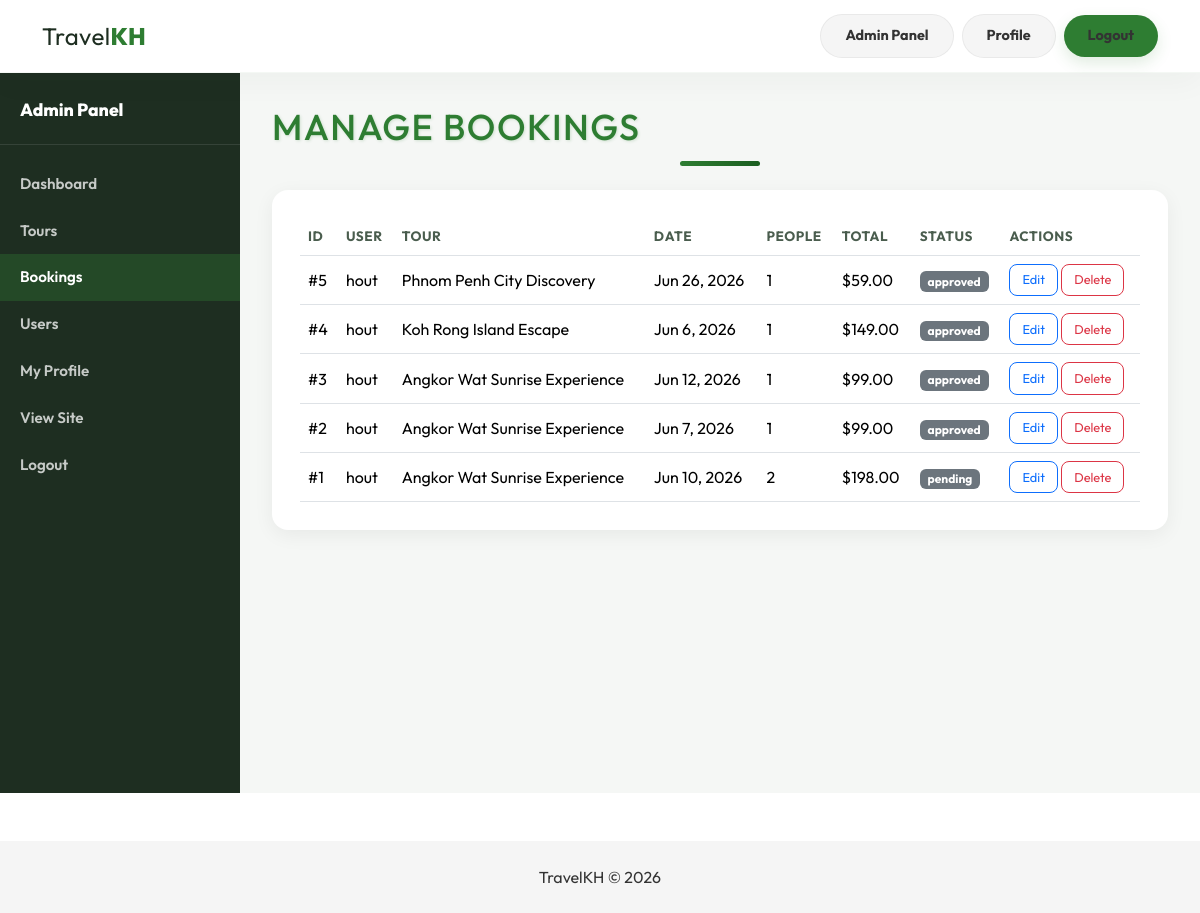
The app's page /admin/bookings.php (signed in) with its own data.
### tables this page shows
CREATE TABLE `bookings` (
  `booking_id` int NOT NULL AUTO_INCREMENT,
  `user_id` int NOT NULL,
  `tour_id` int NOT NULL,
  `booking_date` date DEFAULT NULL,
  `people` int DEFAULT '1',
  `total_price` decimal(10,2) DEFAULT NULL,
  `status` enum('pending','approved','rejected') DEFAULT 'pending',
  `stripe_token` varchar(255) DEFAULT NULL,
  `created_at` timestamp NULL DEFAULT CURRENT_TIMESTAMP,
  PRIMARY KEY (`booking_id`),
  KEY `user_id` (`user_id`),
  KEY `tour_id` (`tour_id`),
  CONSTRAINT `bookings_ibfk_1` FOREIGN KEY (`user_id`) REFERENCES `users` (`user_id`) ON DELETE CASCADE,
  CONSTRAINT `bookings_ibfk_2` FOREIGN KEY (`tour_id`) REFERENCES `tours` (`tour_id`) ON DELETE CASCADE
);

CREATE TABLE `users` (
  `user_id` int NOT NULL AUTO_INCREMENT,
  `username` varchar(50) NOT NULL,
  `full_name` varchar(100) DEFAULT NULL,
  `email` varchar(100) DEFAULT NULL,
  `phone` varchar(25) DEFAULT NULL,
  `profile_image` varchar(255) DEFAULT 'default_avatar.jpg',
  `nationality` varchar(50) DEFAULT NULL,
  `bio` text,
  `password` varchar(255) NOT NULL,
  `role` enum('admin','user') DEFAULT 'user',
  `status` enum('active','inactive') DEFAULT 'active',
  `created_at` timestamp NULL DEFAULT CURRENT_TIMESTAMP,
  PRIMARY KEY (`user_id`),
  UNIQUE KEY `username` (`username`)
);

CREATE TABLE `tours` (
  `tour_id` int NOT NULL AUTO_INCREMENT,
  `title` varchar(255) NOT NULL,
  `location` varchar(100) DEFAULT 'Cambodia',
  `price` decimal(10,2) NOT NULL,
  `duration` varchar(100) DEFAULT NULL,
  `image` varchar(255) DEFAULT NULL,
  `short_description` text,
  `full_description` longtext,
  `status` enum('active','inactive') DEFAULT 'active',
  `created_at` timestamp NULL DEFAULT CURRENT_TIMESTAMP,
  PRIMARY KEY (`tour_id`)
);

### admin/bookings.php (the view, shortened to what this page needs)
<?php
require_once __DIR__ . '/../includes/config.php';
$bookings = $conn->query("
    SELECT b.*, u.username, t.title AS tour_title
    FROM bookings b
    JOIN users u ON b.user_id = u.user_id
    JOIN tours t ON b.tour_id = t.tour_id
    ORDER BY b.booking_id DESC
");
include __DIR__ . '/../includes/header.php';
include __DIR__ . '/../includes/navbar.php';
include __DIR__ . '/../includes/admin_sidebar.php';
?>
<h2 class="mb-4">Manage Bookings</h2>
<div class="crud-card">
  <div class="table-responsive">
    <table class="table crud-table align-middle mb-0">
      <thead>
        <tr><th>ID</th><th>User</th><th>Tour</th><th>Date</th><th>People</th><th>Total</th><th>Status</th><th>Actions</th></tr>
      </thead>
      <tbody>
        <?php while ($b = $bookings->fetch_assoc()): ?>
        <tr>
          <td>#<?php echo (int) $b['booking_id']; ?></td>
          <td><?php echo htmlspecialchars($b['username']); ?></td>
          <td><?php echo htmlspecialchars($b['tour_title']); ?></td>
          <td><?php echo $b['booking_date'] ? date('M j, Y', strtotime($b['booking_date'])) : '—'; ?></td>
          <td><?php echo (int) $b['people']; ?></td>
          <td>$<?php echo number_format((float) $b['total_price'], 2); ?></td>
          <td><span class="badge bg-secondary"><?php echo htmlspecialchars($b['status']); ?></span></td>
          <td>
            <a href="?edit=<?php echo (int) $b['booking_id']; ?>" class="btn btn-sm btn-outline-primary btn-action">Edit</a>
            <a href="?delete=<?php echo (int) $b['booking_id']; ?>" class="btn btn-sm btn-outline-danger btn-action"
               onclick="return confirm('Delete this booking?');">Delete</a>
          </td>
        </tr>
        <?php endwhile; ?>
      </tbody>
    </table>
  </div>
</div>
<?php
include __DIR__ . '/../includes/admin_footer.php';
include __DIR__ . '/../includes/footer.php';

### assets/css/style.css (style rules this page uses)
body { font-family: 'Outfit', sans-serif; background: #ffffff; color: #333; }
:root { --primary-green: #2E7D32; --dark-green: #1B5E20; --light-gray: #F5F5F5; }
h1, h2, h4 { color: var(--primary-green); letter-spacing: 0.04em; text-transform: uppercase; text-shadow: 1px 1px 3px rgba(46, 125, 50, 0.18); }
h2 { font-size: clamp(2rem, 3vw, 3rem); margin-bottom: 0.85rem; }
h1::after, h2::after { content: ''; display: block; width: 5rem; height: 0.3rem; margin: 0.8rem auto 0; background: linear-gradient(90deg, var(--primary-green), var(--dark-green)); border-radius: 99px; }

### assets/css/auth.css (style rules this page uses)
.profile-card, .dashboard-card, .crud-card { background: #fff; border-radius: 16px; padding: 1.75rem; box-shadow: 0 5px 20px rgba(0, 0, 0, 0.06); margin-bottom: 1.5rem; }
.crud-table th { font-size: 0.85rem; text-transform: uppercase; letter-spacing: 0.04em; color: #4A5D4E; }
.btn-action { font-size: 0.8rem; padding: 0.35rem 0.75rem; border-radius: 8px; }

### records on screen
bookings: booking_id "5", user.username "hout", tour.title "Phnom Penh City Discovery", booking_date "Jun 26, 2026", people "1", total_price "59.00", status "approved"
bookings: booking_id "4", user.username "hout", tour.title "Koh Rong Island Escape", booking_date "Jun 6, 2026", people "1", total_price "149.00", status "approved"
bookings: booking_id "3", user.username "hout", tour.title "Angkor Wat Sunrise Experience", booking_date "Jun 12, 2026", people "1", total_price "99.00", status "approved"
bookings: booking_id "2", user.username "hout", tour.title "Angkor Wat Sunrise Experience", booking_date "Jun 7, 2026", people "1", total_price "99.00", status "approved"
bookings: booking_id "1", user.username "hout", tour.title "Angkor Wat Sunrise Experience", booking_date "Jun 10, 2026", people "2", total_price "198.00", status "pending"
